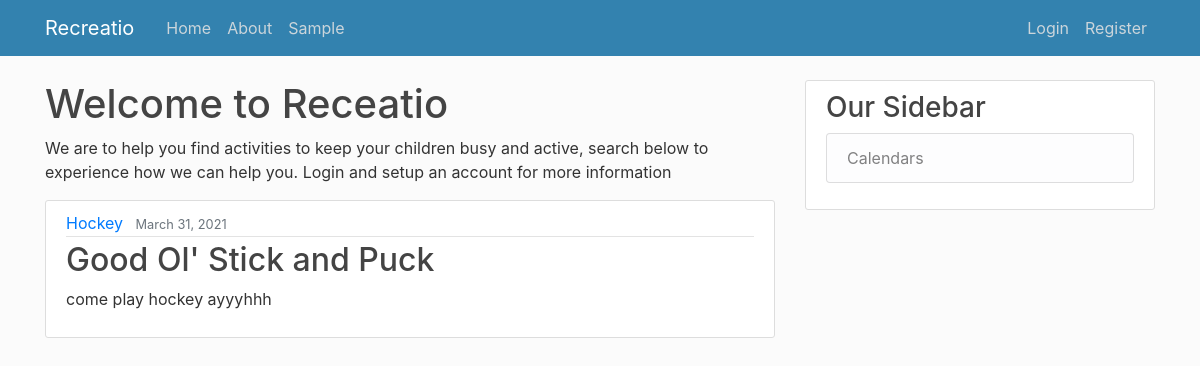
/, run on an earlier commit of the app's database.
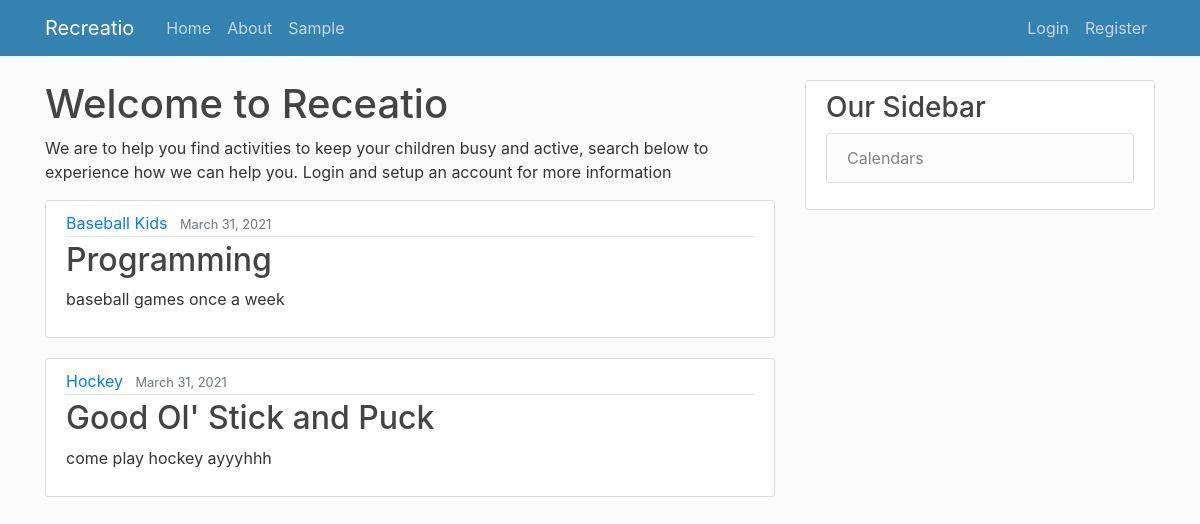
And on a later commit of the database.
### users/models.py (models this page shows, shortened)
class Activities(models.Model):
    start_date = models.DateField(verbose_name="Start Date (YYYY-MM-DD)")
    end_date = models.DateField(verbose_name="End Date (YYYY-MM-DD)")
    age_group_young = models.IntegerField(default = 0, verbose_name="Youngest Age") #flag year of birth
    age_group_old = models.IntegerField(default = 20, verbose_name="Oldest Age") #flag year of birth
    reg_start = models.DateField(verbose_name="Registration Start Date (YYYY-MM-DD)")  #set up when registration is open
    reg_end = models.DateField(verbose_name="Registration End Date (YYYY-MM-DD)")   #set up when registration is closed
    max_size = models.IntegerField(default = 0, verbose_name="Registration Maximum")    #set up the size of a class
    description = models.CharField(max_length=300)
    organization = models.ForeignKey(Organization, on_delete=models.CASCADE)
    title = models.CharField(max_length = 100)
    date_posted = models.DateTimeField(default=timezone.now)
    author = models.ForeignKey(User, on_delete=models.CASCADE)

class Organization(models.Model):
    name = models.CharField(max_length=50)
    city = models.CharField(max_length=40)
    leaders = models.ManyToManyField(Profile)

### users/views.py (the view)
# urls.py: path('', ActivityListView.as_view(), name='web-home'),
class ActivityListView(ListView):
    model = Activities
    template_name = 'web/home.html'
    context_object_name = 'activities'
    ordering = ['-date_posted'] #orders posts from newest to oldest

### web/templates/web/home.html
{% extends "web/base.html" %}
{% block content %}
  <body>
    <h1>Welcome to Receatio </h1>
    <p>We are to help you find activities to keep your children busy and active, search below to experience how we can help you.
      Login and setup an account for more information</p>
    {% for activity in activities %}
      <article class="media content-section">
        <div class="media-body">
          <div class="article-metadata">
            <a class="mr-2" href="#">{{ activity.organization.name }}</a>
            <small class="text-muted">{{ activity.date_posted|date:"F d, Y"}}</small>
          </div>
          <h2><a class="article-title" href="{% url 'activity-detail' activity.id %}">{{ activity.title }}</a></h2>
          <p class="article-content">{{ activity.description }}</p>
        </div>
      </article>
    {% endfor %}
    </body>
{% endblock content %}

### web/templates/web/base.html (shortened to what this page needs)
{% load static %}
<!DOCTYPE html>
<html>
<head>
    <link rel="stylesheet" href="https://maxcdn.bootstrapcdn.com/bootstrap/4.0.0/css/bootstrap.min.css">
    <link rel="stylesheet" type="text/css" href="{% static 'web/main.css' %}">
</head>
<body>
    <header class="site-header">
      <nav class="navbar navbar-expand-md navbar-dark bg-steel fixed-top">
        <div class="container">
          <a class="navbar-brand mr-4" href="{% url 'web-home' %}">Recreatio</a>
          <div class="collapse navbar-collapse" id="navbarToggle">
            <div class="navbar-nav mr-auto">
              <a class="nav-item nav-link" href="{% url 'web-home' %}">Home</a>
              <a class="nav-item nav-link" href="{% url 'web-about' %}">About</a>
              <a class="nav-item nav-link" href="{% url 'sample_search' %}">Sample</a>
            </div>
            <div class="navbar-nav">
              {% if user.is_authenticated%}
              <a class="nav-item nav-link" href="{% url 'activity-create' %}">New Activity</a>
              <a class="nav-item nav-link" href="{% url 'profile' %}">Profile</a>
              <a class="nav-item nav-link" href="{% url 'my_organizations' %}">Organizations</a>
              <a class="nav-item nav-link" href="{% url 'logout' %}">Logout</a>
              {% else %}
              <a class="nav-item nav-link" href="{% url 'login' %}">Login</a>
              <a class="nav-item nav-link" href="{% url 'register' %}">Register</a>
              {% endif %}
            </div>
          </div>
        </div>
      </nav>
    </header>
    <main role="main" class="container">
      <div class="row">
        <div class="col-md-8">
          {% block content %}{% endblock %}
        </div>
        <div class="col-md-4">
          <div class="content-section">
            <h3>Our Sidebar</h3>
              <ul class="list-group">
                <li class="list-group-item list-group-item-light">Calendars</li>
              </ul>
          </div>
        </div>
      </div>
    </main>
</body>
</html>

### web/static/web/main.css (style rules this page uses)
body { background: #fafafac0; color: #333333; margin-top: 5rem; }
h1, h2, h3, h4, h5, h6 { color: #444444; }
ul { margin: 0; }
.bg-steel { background-color: #3382af; }
.site-header .navbar-nav .nav-link { color: #cbd5db; }
.content-section { background: #ffffff; padding: 10px 20px; border: 1px solid #dddddd; border-radius: 3px; margin-bottom: 20px; }
.article-title { color: #444444; }
.article-content { white-space: pre-line; }
.article-metadata { padding-bottom: 1px; margin-bottom: 4px; border-bottom: 1px solid #e3e3e3 }

What changed in the data, as far as the page shows it:
added Activities: organization.name "Baseball Kids", date_posted "March 31, 2021", title "Programming", description "baseball games once a week"
